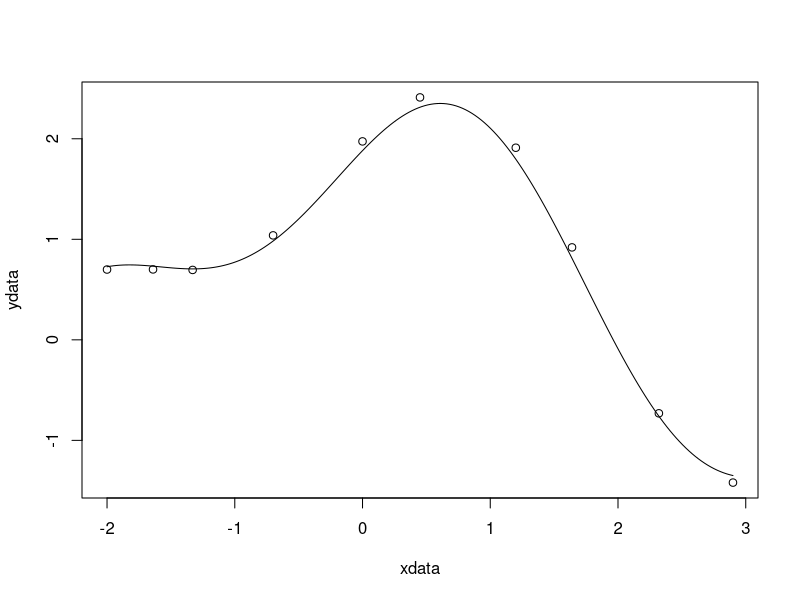

The R source for this figure:
# Simple NLS Example adapted from http://www.walkingrandomly.com/?p=5254; 
# Try both nls and nlsLM

# library(minpack.lm)
library(graphics)

rm(list = ls())  # clear objects
graphics.off()  #close all open figures and graphics objects

# construct the data vectors using c()
xdata = c(-2,-1.64,-1.33,-0.7,0,0.45,1.2,1.64,2.32,2.9)
ydata = c(0.699369,0.700462,0.695354,1.03905,1.97389,2.41143,1.91091,0.919576,-0.730975,-1.42001)

# look at it
plot(xdata,ydata)

# some starting values
p1 = 1
p2 = 0.2

# do the fit
NLSfit = nls(ydata ~ p1*cos(p2*xdata) + p2*sin(p1*xdata), start=list(p1=p1,p2=p2))
# NLSfit = nlsLM(ydata ~ p1*cos(p2*xdata) + p2*sin(p1*xdata), start=list(p1=p1,p2=p2))

# summarize
summary(NLSfit)
sum(resid(NLSfit)^2)
confint(NLSfit)

Data2Plt = data.frame(xdata = seq(min(xdata),max(xdata),len=200))

lines(Data2Plt$xdata,predict(NLSfit,newdata=Data2Plt)) 
